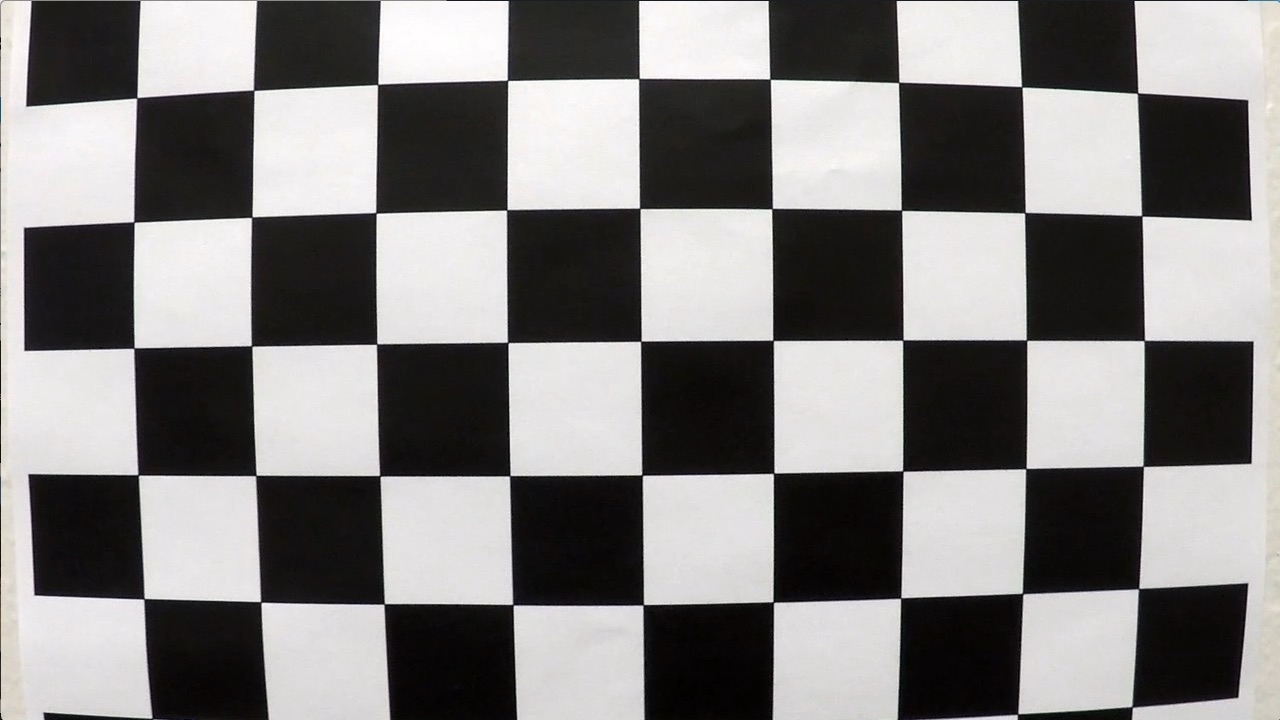
#> input picture camera_cal/calibration1.jpg, 1280 x 720 px
$ jupyter execute --allow-errors code.ipynb   (shell and % lines are left out)   (older library calls are emulated)
#> lines starting #> are read from the running program, lines starting #| are printed output that depends on the picture; after the words box and inside, x2 and y2 are one past the last pixel; in counts of white or black regions, pixels touching at a corner belong together
[cell 1]
import numpy as np
import cv2 as cv
import matplotlib.pyplot as plt
from moviepy.editor import *
from scipy import misc
import pickle
from glob import glob #glob (short for global) is used to return all file paths that match a specific pattern

[cell 2]
#Creating Object points for Camera Callibration. 6*9 taken.
objp = np.zeros((6*9,3), np.float32)
objp[:,:2] = np.mgrid[0:9,0:6].T.reshape(-1,2)

[cell 3]
objpoints = [] # 3d points in real world space
imgpoints = [] # 2d points in image plane.

[cell 4]
image1 = plt.imread('camera_cal/calibration1.jpg')
#> image1 is the input picture: shape (720, 1280, 3); mean R, G, B 130.1, 128.4, 127.8
plt.imshow(image1)
plt.show()
criteria = (cv.TERM_CRITERIA_EPS + cv.TERM_CRITERIA_MAX_ITER,30,0.001)

[cell 5]
for i , name in enumerate(glob("camera_cal/calibration*.jpg")):
    img = plt.imread(name)
    gray = cv.cvtColor(img,cv.COLOR_RGB2GRAY)
    ret, corners = cv.findChessboardCorners(gray, (9,6),None)
#> ret = False; corners = None
    if ret == True :
        objpoints.append(objp)
        corners2 = cv.cornerSubPix(gray,corners,(11,11),(-1,-1),criteria)
        imgpoints.append(corners2)

[cell 6]
img2 = cv.imread('camera_cal/calibration1.jpg')
img_size = (img2.shape[1], img2.shape[0])
#> img_size = (1280, 720)

#> (a cell that did not finish here is left out)

[cell 8]
def undistort(img):
    return cv.undistort(img, mtx, dist, None, mtx)
#> (the rest of this cell did not finish here and is left out)

[cell 9]
plt.imshow(img2)
plt.title('Original')
plt.show()
#> (the rest of this cell did not finish here and is left out)

[cell 10]
# [19 lines left out: function cameracalibrate, not called in this run]

[cell 11]
ex = plt.imread("test_images/test2.jpg")
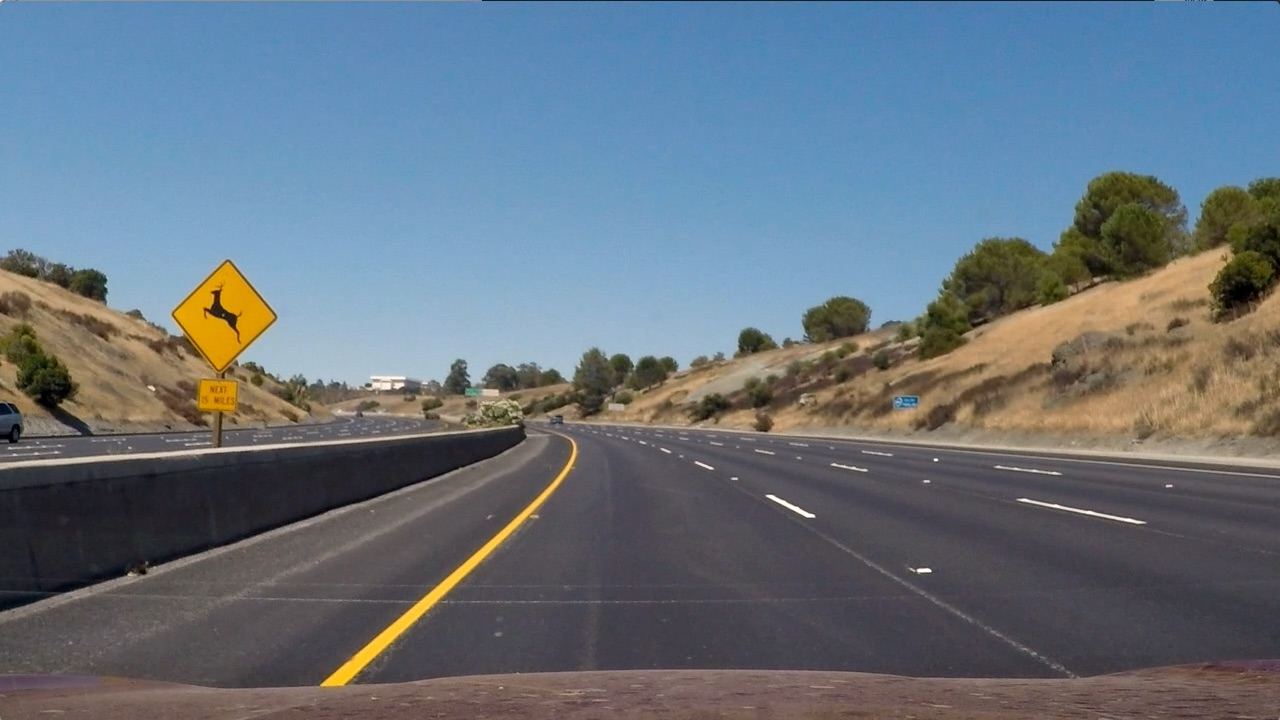
#> input picture test_images/test2.jpg, 1280 x 720 px
#> ex is the input picture: shape (720, 1280, 3); mean R, G, B 102.8, 114.6, 125.5
plt.imshow(ex)
plt.title("Original")
plt.show()
#> (the rest of this cell did not finish here and is left out)

[cell 12]
src = np.float32([[580, 460],[700, 460],[1040, 680],[260, 680],])

[cell 13]
dst = np.float32([[260, 0],[1040, 0],[1040, 720],[260, 720],])

[cell 14]
def warp(img):
    src = np.float32([[580, 460],[700, 460],[1040, 680],[260, 680]])
    dst = np.float32([[260, 0],[1040, 0],[1040, 720],[260, 720]])
    M = cv.getPerspectiveTransform(src,dst)
    minv = cv.getPerspectiveTransform(dst,src)
    warp = cv.warpPerspective(img , M ,(img.shape[1],img.shape[0]),flags = cv.INTER_AREA)
    unwarp = cv.warpPerspective(img , minv ,(img.shape[1],img.shape[0]),flags = cv.INTER_AREA)
    return M,minv,warp,unwarp

[cell 15]
M , minv , warpim , unwarpim = warp(ex)
#> M = [[-0.619, -1.52, 1033.2], [-1.53e-15, -2.03, 931.9], [-2.7e-18, -0.00238, 1]]; minv = [[0.154, -0.75, 540], [0, -0.494, 460], [0, -0.00118, 1]]
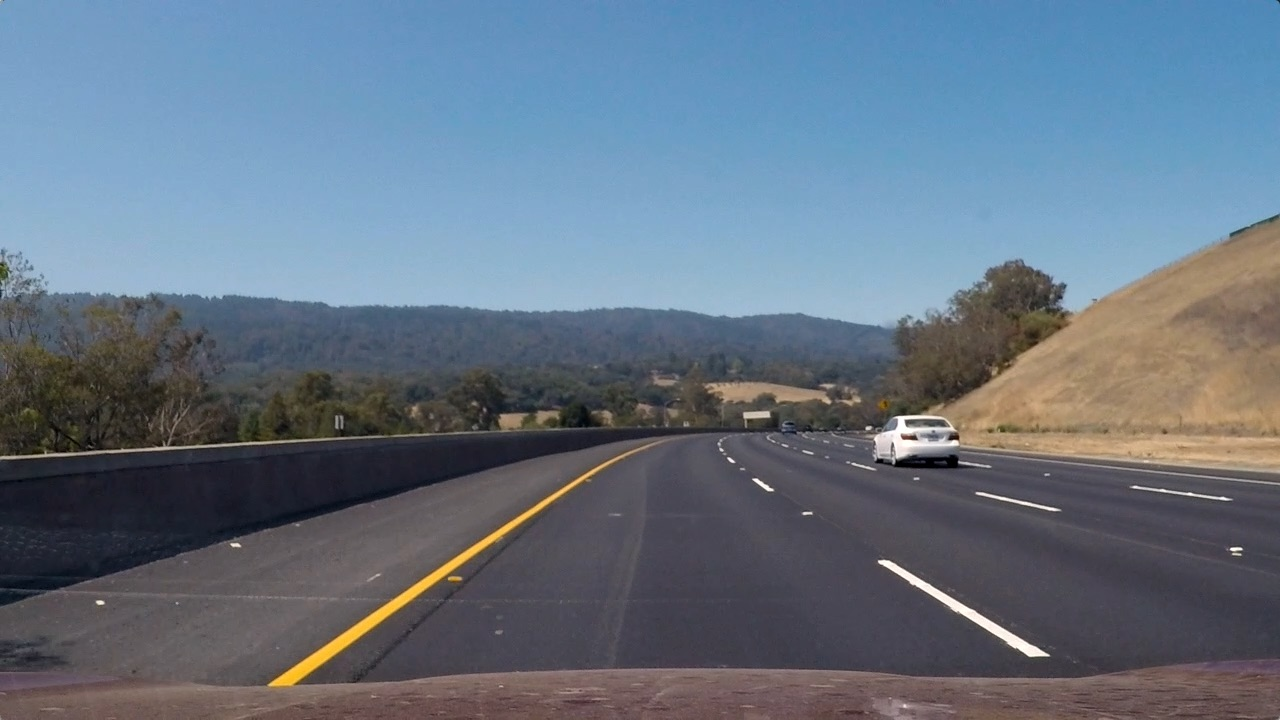
#> input picture test_images/test3.jpg, 1280 x 720 px

[cell 16]
plt.imshow(unwarpim)
plt.show()

[cell 17]
plt.imshow(warpim)
plt.show()

[cell 18]
def sobel(img):
    sobelx = cv.Sobel(img[:,:,2],cv.CV_64F,1,0,ksize = 15)
    sobely = cv.Sobel(img[:,:,2],cv.CV_64F,0,1,ksize = 15)
    abs_sobelx = np.abs(sobelx)
    abs_sobely = np.abs(sobely)
    scaled = np.arctan2(abs_sobelx,abs_sobely)
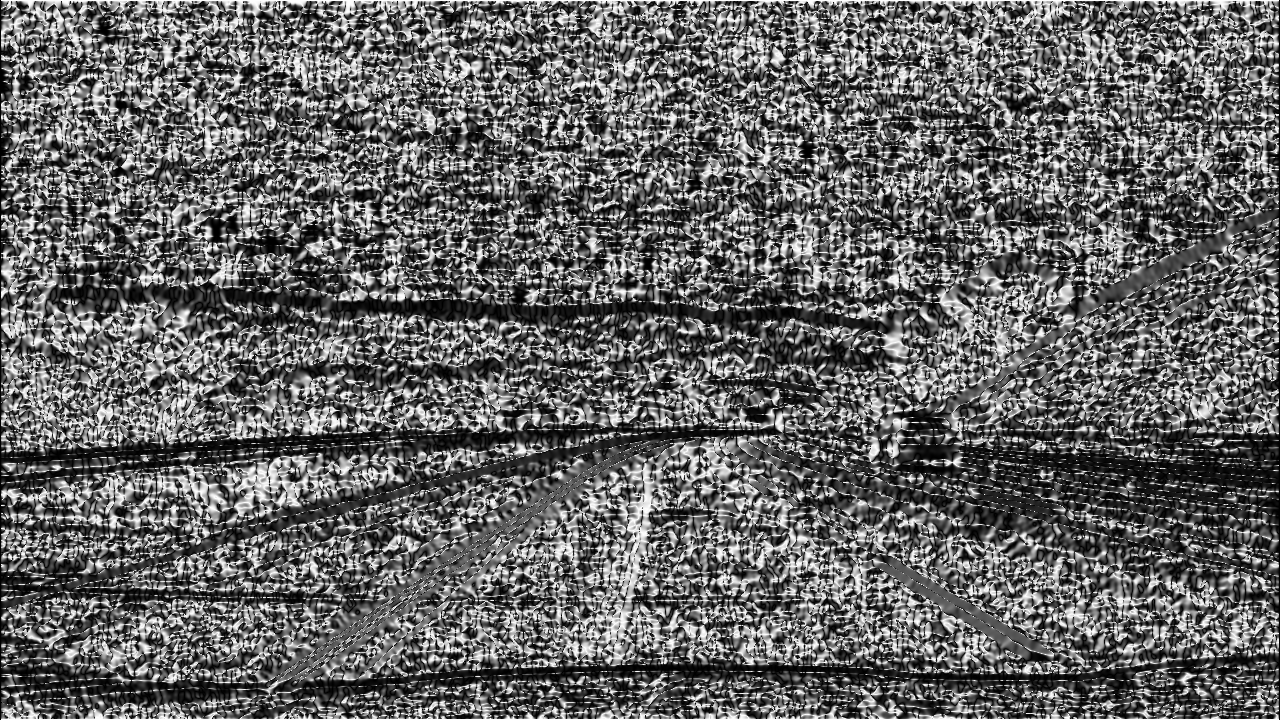
#> scaled: shape (720, 1280) float64; min 0, max 1.57, mean 0.627; drawn with min black and max white
    sxbinary = np.zeros_like(scaled)
    sxbinary[(scaled>=0.7)&(scaled<=1.2)]=1
    grad = np.sqrt(sobelx**2 + sobely**2)
    scalefac = np.max(grad)/255
#> scalefac = 22838800.2
    grad = (grad/scalefac).astype(np.uint8)
    binary_output = np.zeros_like(grad)
    binary_output[(grad<=255)&(grad>=55)]=1
    img = cv.cvtColor(img,cv.COLOR_RGB2HSV)
#> img: shape (720, 1280, 3); mean H, S, V 94.8, 72.6, 137.9
    yellow_min = np.array([15, 100, 120], np.uint8)
    yellow_max = np.array([80, 255, 255], np.uint8)
    yellow_mask = cv.inRange(img, yellow_min, yellow_max)
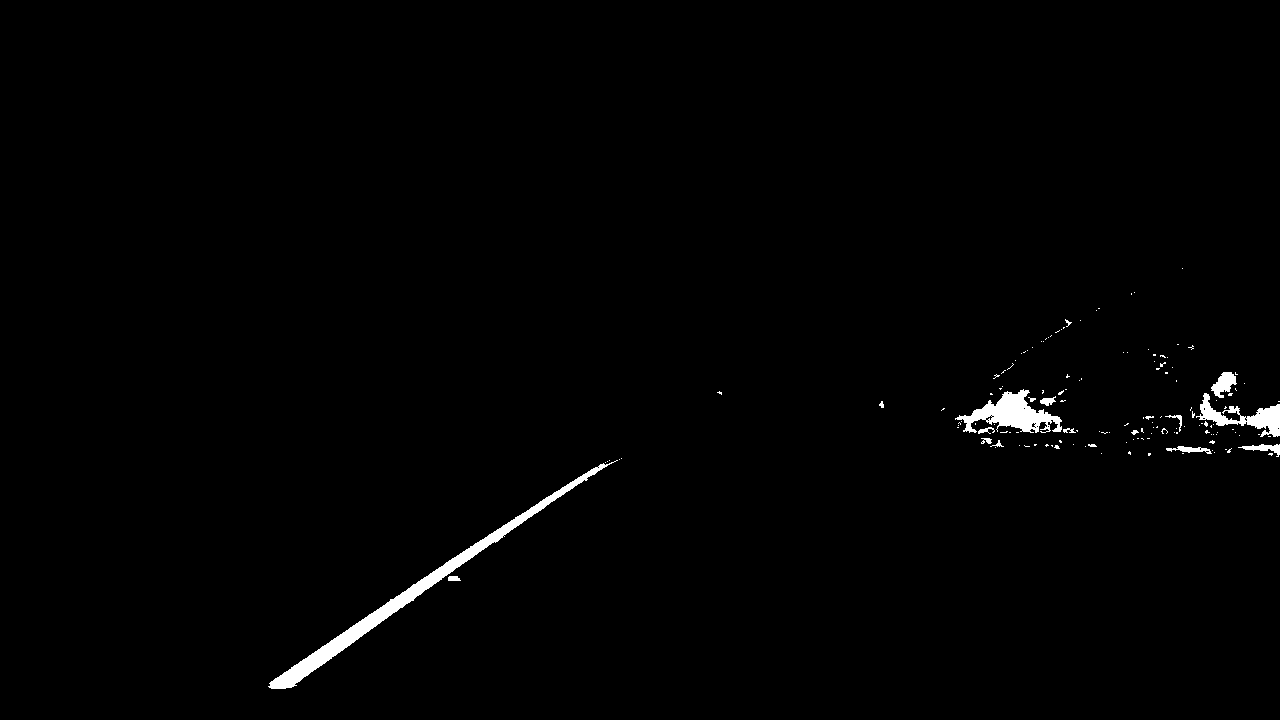
#> yellow_mask: shape (720, 1280); 1% white; 147 white regions (128 under 20 px), largest, box (x1, y1, x2, y2) and area: (268, 460, 618, 689) 4363, (955, 389, 1062, 433) 2088, (1196, 393, 1280, 437) 1295
    white_min = np.array([0, 0, 200], np.uint8)
    white_max = np.array([255, 30, 255], np.uint8)
    white_mask = cv.inRange(img, white_min, white_max)
#> white_mask: shape (720, 1280); 0.39% white; 28 white regions (18 under 20 px), largest, box (x1, y1, x2, y2) and area: (878, 560, 1049, 657) 1584, (874, 416, 958, 458) 1341, (976, 492, 1058, 511) 195
    color_output = np.zeros_like(img[:,:,0])
    color_output[((yellow_mask != 0) | (white_mask != 0))] = 1
    combined = np.zeros_like(sxbinary)
    combined[((color_output == 1) & ((binary_output == 1) | (sxbinary == 1)))] = 1
    return combined

[cell 19]
# [44 lines left out: function polyfit_sliding, not called in this run]

[cell 20]
# [44 lines left out: function polyfit_sliding, not called in this run]

[cell 21]
# [23 lines left out: function measure_curvature, not called in this run]

[cell 22]
# [15 lines left out: function polydrawer, not called in this run]

[cell 23]
def pipeline(img):
#     ret, mtx, dist, rvecs, tvecs = cameracalibrate()
    undistort1 = undistort(img)
    img = sobel(undistort1)
    M,minv,warp1,unwarp1=warp(img)
    left_fit,right_fit = polyfit_sliding(warp1)
    img = polydrawer(undistort1,left_fit,right_fit,minv)
    lane_curve, car_pos = measure_curvature(img,left_fit,right_fit)
    if car_pos > 0:
        car_pos_text = '{}m right of center'.format(car_pos)
    else:
        car_pos_text = '{}m left of center'.format(abs(car_pos))
    cv.putText(img, "Lane curve: {}m".format(lane_curve.round()), (10, 50), cv.FONT_HERSHEY_SIMPLEX, 1,color=(255, 255, 255), thickness=2)
    cv.putText(img, "Car is {}".format(car_pos_text), (10, 100), cv.FONT_HERSHEY_SIMPLEX, 1, color=(255, 255, 255),thickness=2)
    return img

[cell 24]
video = 'project_video'
white_output = '{}_done_2.mp4'.format(video)
#> (the rest of this cell did not finish here and is left out)

[cell 25]
plt.imshow(plt.imread('test_images/test3.jpg'))

#> (a cell that did not finish here is left out)

[cell 27]
im1 = plt.imshow(sobel(plt.imread('test_images/test3.jpg')))
plt.title("Sobel Image")
im1 = plt.imread("test_images/test3.jpg")
#> im1 is the input picture: shape (720, 1280, 3); mean R, G, B 101.1, 115.3, 130.7
im1 = sobel(im1)
#> im1: shape (720, 1280) float64; values 0 (black) and 1 (white), 0.55% white in thin lines or dots, all inside (x1, y1, x2, y2) = (97, 293, 1279, 708)

[cell 28]
m , minv3 , warp , unwarp = warp(im1)
#> m has the same summary as M; minv3 has the same summary as minv

[cell 29]
plt.imshow(warp)
plt.title("Warped Sobel Image")

[cell 30]
histogram = np.sum(warp[int(warp.shape[0] / 2):, :], axis=0)
#> histogram = 1280 values, max 89.09 at index 1092, min 0 at index 0, mean 4.82
plt.plot(histogram)
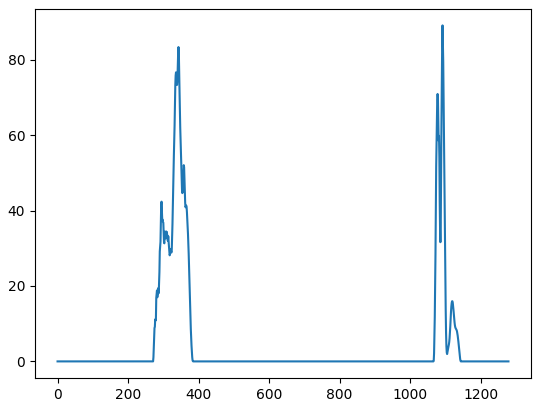
#> figure drawn by matplotlib, 1 panel; curve peaks at x = 1092, y = 89.09

[cell 31]
capture = cv.VideoCapture('project_video_done_2.mp4')
while True:
    isTrue, frame = capture.read()
    cv.imshow('Output', frame)

    if cv.waitKey(20) and 0xFF==ord('d'):
#> (key Esc is pressed here)
